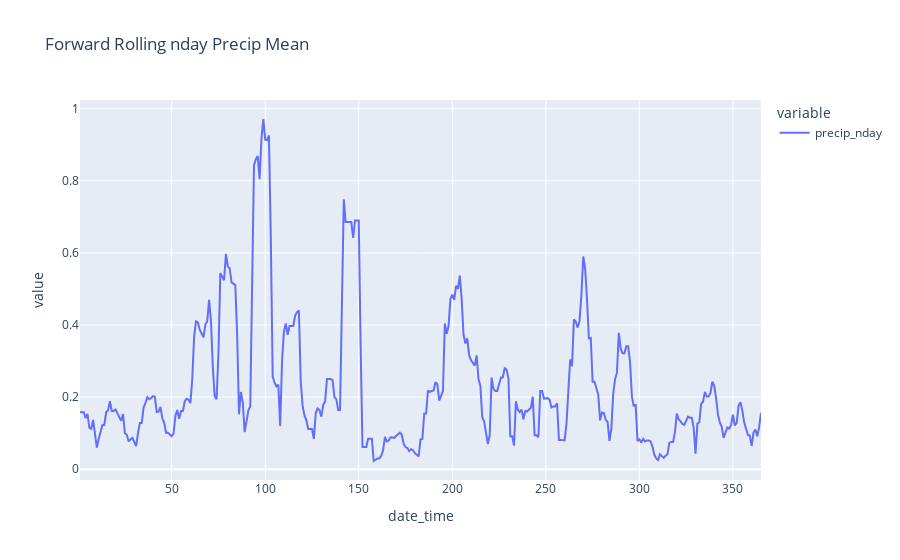

This figure's notebook cell:
### Code cell
mean_precip_nday = df_precip.groupby(df_precip['date_time'].dt.dayofyear)['precip_nday'].mean()
px.line(mean_precip_nday, title='Forward Rolling nday Precip Mean')

### Figure 1 — Plotly figure (JSON) as saved in the notebook; plotly's stock layout.template omitted (floating-point values rounded to 4 significant figures; data arrays with more than 128 entries replaced by an {"elided": "..."} marker saying what was removed)
{"data": [{"hovertemplate": "variable=precip_nday<br>date_time=%{x}<br>value=%{y}<extra></extra>", "legendgroup": "precip_nday", "line": {"color": "#636efa", "dash": "solid"}, "marker": {"symbol": "circle"}, "mode": "lines", "name": "precip_nday", "orientation": "v", "showlegend": true, "type": "scatter", "x": {"elided": "365 int values"}, "xaxis": "x", "y": {"elided": "365 float values"}, "yaxis": "y"}], "layout": {"legend": {"title": {"text": "variable"}, "tracegroupgap": 0}, "title": {"text": "Forward Rolling nday Precip Mean"}, "xaxis": {"anchor": "y", "domain": [0, 1], "title": {"text": "date_time"}}, "yaxis": {"anchor": "x", "domain": [0, 1], "title": {"text": "value"}}}}
